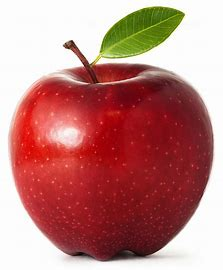
#> input picture 06_Feature_Transform/img/apple.jpg, 223 x 270 px, found by its file name
$ python c_exam02.py
#> lines starting #> are read from the running program, lines starting #| are printed output that depends on the picture; after the words box and inside, x2 and y2 are one past the last pixel; in counts of white or black regions, pixels touching at a corner belong together
import cv2

# 이미지 불러오기
image = cv2.imread('../img/apple.jpg')
#> image is the input picture: shape (270, 223, 3); mean B, G, R 126.6, 130.6, 190.2

# 컬러 영상 (변경 없음)
color_image = image

# 회색조 영상
grayscale_image = cv2.cvtColor(image, cv2.COLOR_BGR2GRAY)
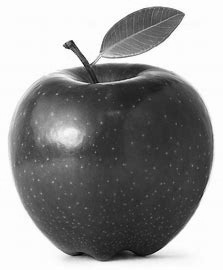
#> grayscale_image: shape (270, 223); min 2, max 255, mean 147.9

# 이진 영상
_, binary_image = cv2.threshold(grayscale_image, 128, 255, cv2.THRESH_BINARY)
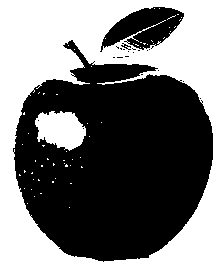
#> binary_image: shape (270, 223); 46.6% white; 60 white regions (58 under 20 px), largest, box (x1, y1, x2, y2) and area: (0, 0, 223, 270) 26502, (35, 111, 86, 151) 1452

# 인덱스 영상
indexed_image = cv2.applyColorMap(grayscale_image, cv2.COLORMAP_JET)
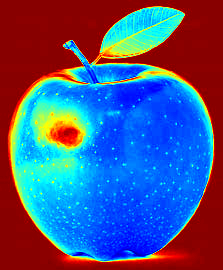
#> indexed_image: shape (270, 223, 3); mean B, G, R 133.7, 86.9, 76.7


cv2.imshow('Color Image', color_image)
cv2.imshow('Grayscale Image', grayscale_image)
cv2.imshow('Binary Image', binary_image)
cv2.imshow('Indexed Image', indexed_image)

cv2.waitKey(0)
cv2.destroyAllWindows()

$ run again, with 06_Feature_Transform/img/fly.jpg copied over 06_Feature_Transform/img/apple.jpg
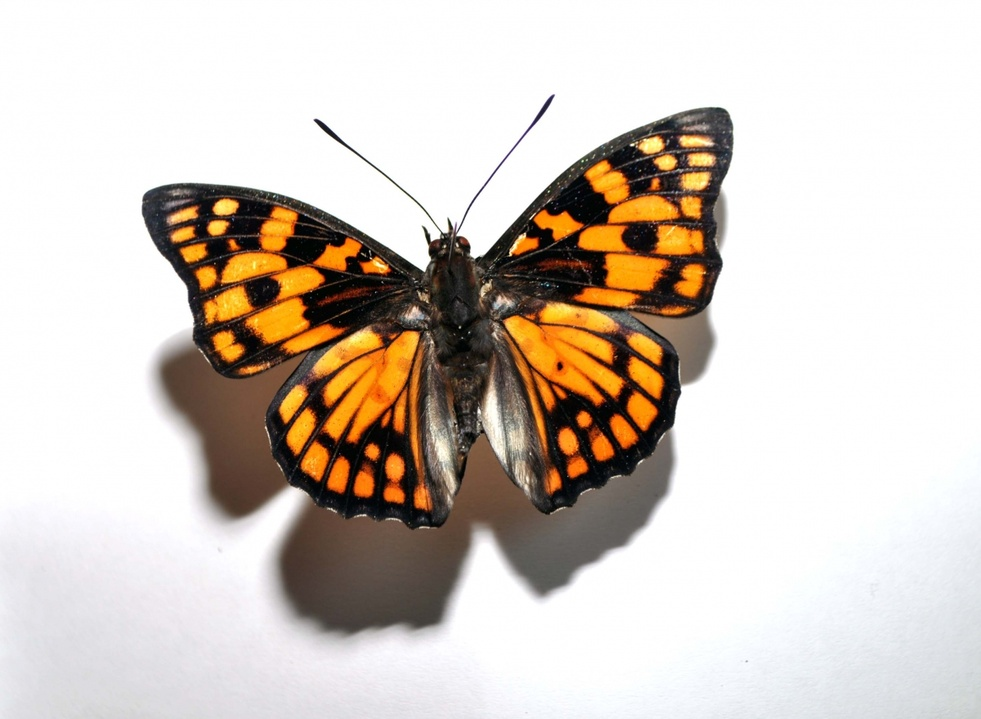
#> input picture 06_Feature_Transform/img/fly.jpg, 981 x 719 px, shrunk from 1200 x 879 before the run, found by its file name
#> image is the input picture: shape (719, 981, 3); mean B, G, R 192.5, 201.4, 210.8
#> `_, binary_image = cv2.threshold(grayscale_image, 128, 255, cv2.THRESH_..`:
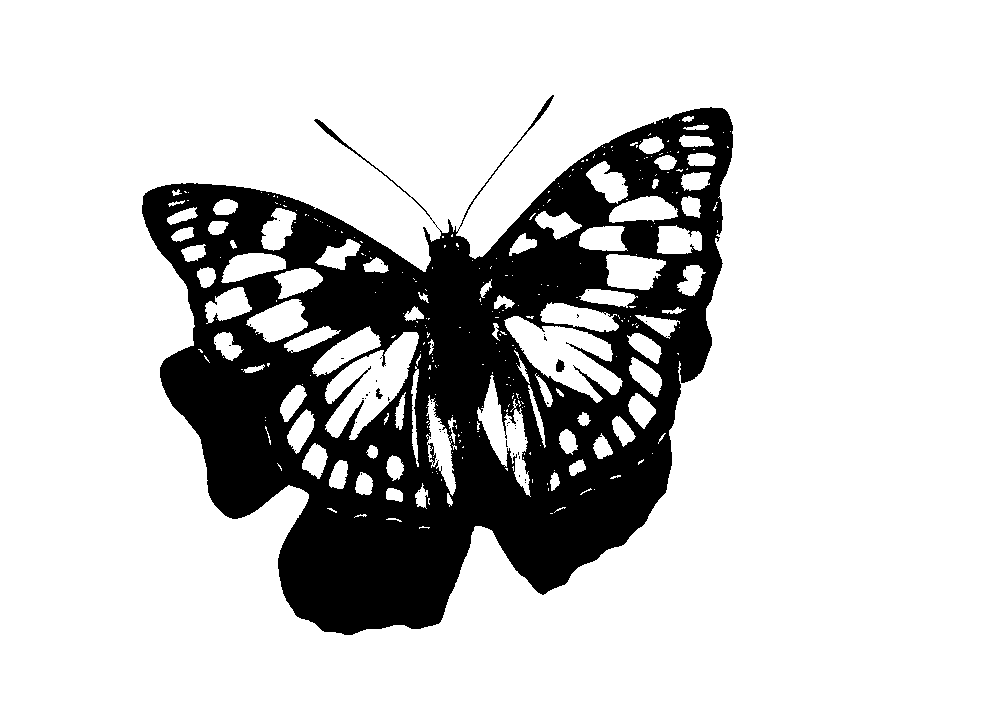
#> binary_image: shape (719, 981); 79% white; 47 black regions (44 under 20 px), largest, box (x1, y1, x2, y2) and area: (142, 95, 733, 635) 148008, (556, 359, 565, 372) 83, (376, 388, 383, 399) 42
#> `indexed_image = cv2.applyColorMap(grayscale_image, cv2.COLORMAP_JET)`:
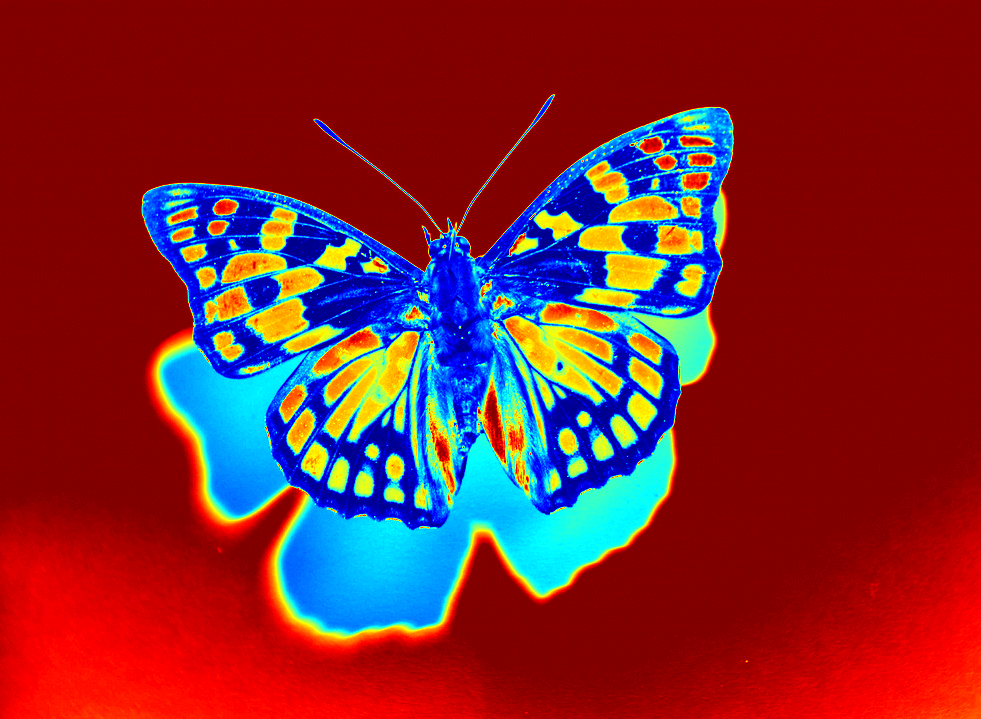
#> indexed_image: shape (719, 981, 3); mean B, G, R 49.3, 40.1, 125.9
